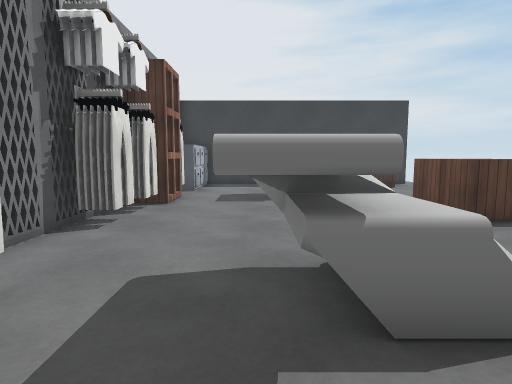
View 1 (above)

16 first-person views from a walk through a scene from a Unity 3-D project. The camera is 1.2 m above the floor, tilts 6° down and sees 75° across. Doors are open. The floor is counted in squares, 1 m on a side. Each view is taken from the middle of a square. On the plan, view 1 faces up. The plan holds only what a view shows up to about 14 squares ahead; the rest is blank. The place goes on beyond the plan. Some animated figures are left out. Some surface patterns are stand-ins.

View 2
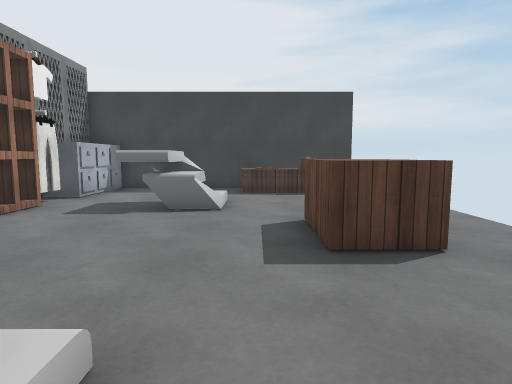

View 3
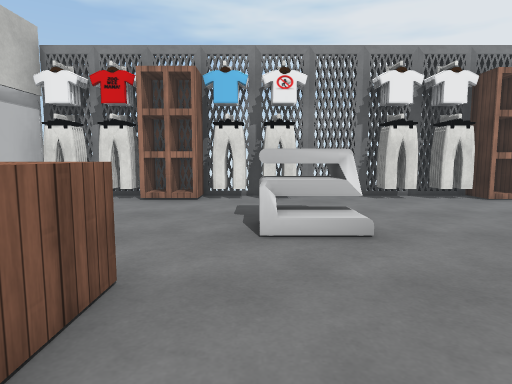

View 4
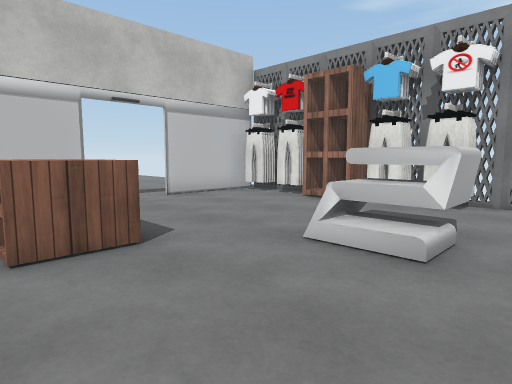

View 5
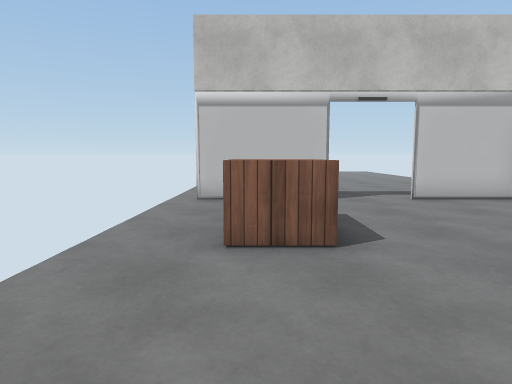

View 6
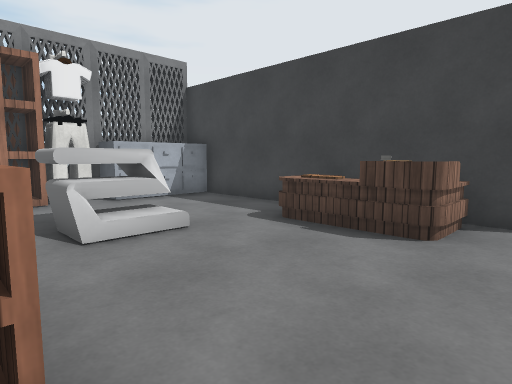

View 7
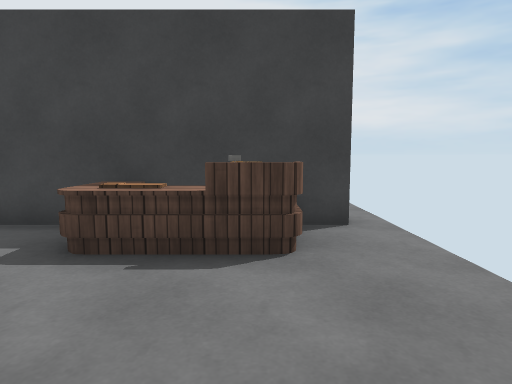

View 8
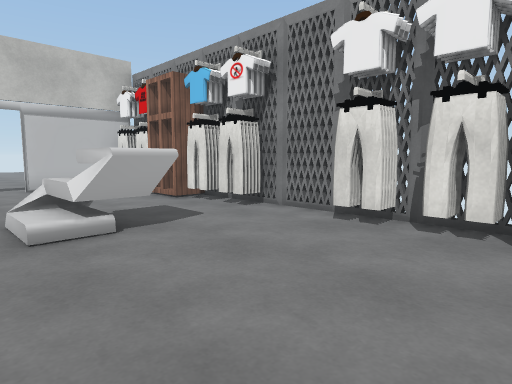

View 9
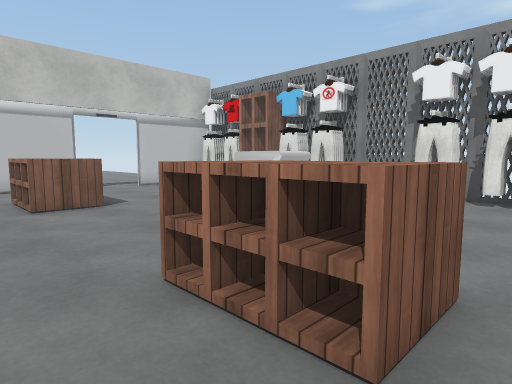

View 10
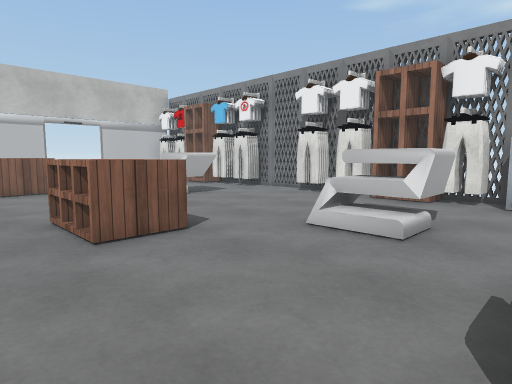

View 11
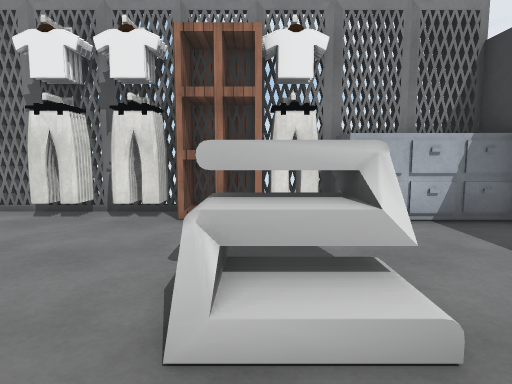

View 12
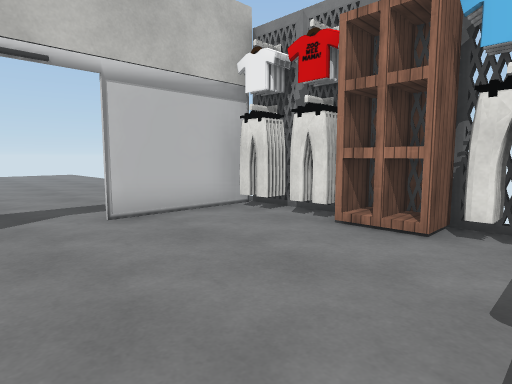

View 13
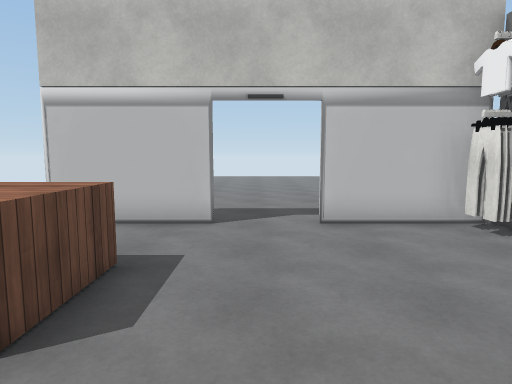

View 14
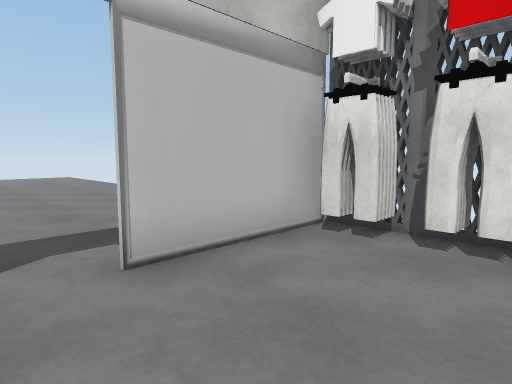

View 15
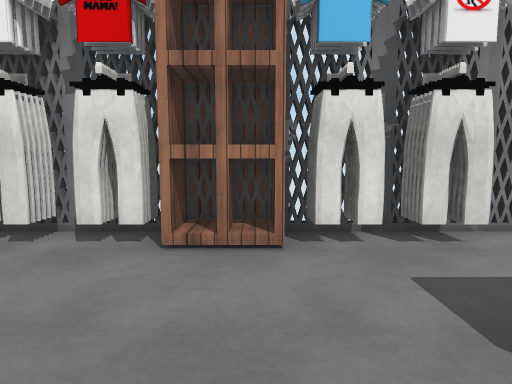

View 16
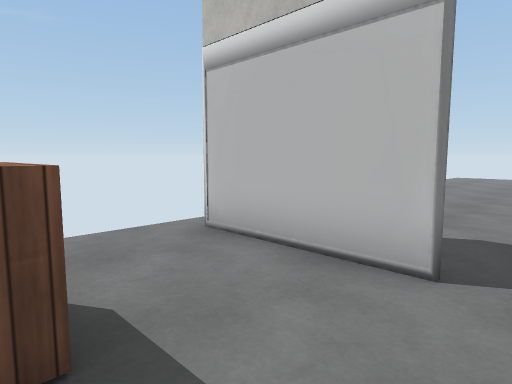

### Floor plan
Key: @ floor where view 1 was taken; # wall or solid block; x gap in a wall; . main floor; : floor 1.25 m higher than the main floor; / step, stairs or slope; D open door; v drop or lower ground; O other object.
Columns run from 4 left of view 1 to 7 right of it. Each row starts with its distance up from view 1.
 15  ##########.
 14  OO....OOO..
 13  OO....OOO..
 12  OO.........
 11 #O..://.....
 10  OO.v//.....
  9  OO.........
  8 #O......OO..
  7 ##......OO..
  6 #O......OO..
  5 ##..........
  4 ##...v/....
  3 #O..: /.....
  2 ##..OO/.....
  1 #O......OO..
  0  OO.@...OO..
 -1  OO.....OO..
 -2 #O..........
 -3 ##..........
 -4  OO##DDD###x
 -5     ....
 -6     ....
 -7    ......
 -8    ......
 -9    ......
-10   .......
-11   ........
-12   .... ...
-13  .....  ..
-14  .....  ..
-15  ....   ...
-16   ...   ...
-17    ..   ..

Positions as (right, up) in squares from view 1, and headings:
1: (0, 0), facing up
2: (3, 2), facing up
3: (7, 2), facing left
4: (6, 5), facing down-left
5: (5, 5), facing down
6: (7, 8), facing up-left
7: (5, 9), facing up
8: (3, 9), facing down-left
9: (7, 9), facing down-left
10: (7, 13), facing down-left
11: (4, 10), facing left
12: (3, 2), facing down-left
13: (2, 3), facing down
14: (2, -1), facing down-left
15: (2, 0), facing left
16: (2, -1), facing down-right
